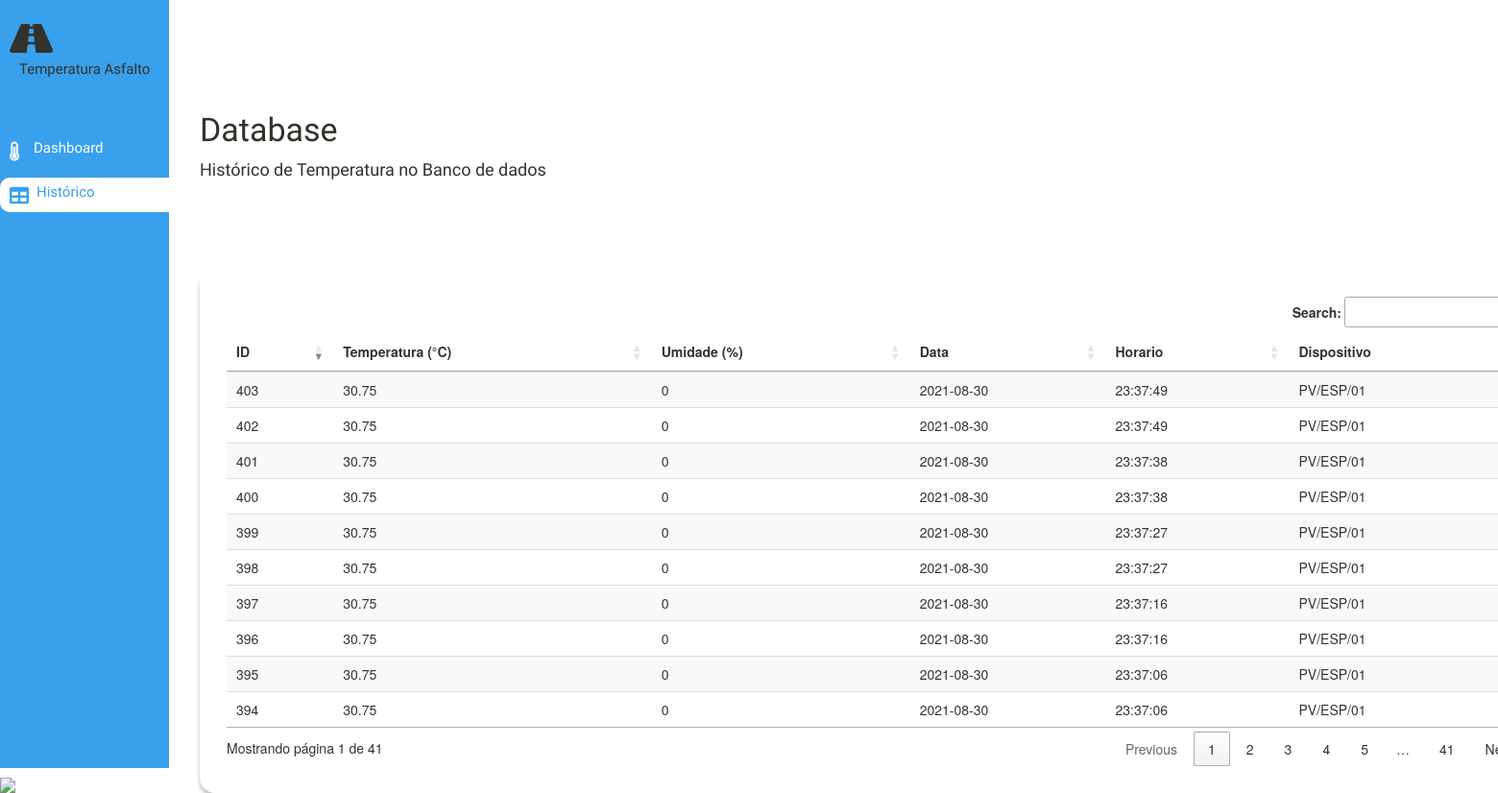
/historic, run on the app's committed database.
### tables this page shows
CREATE TABLE pavimentDatas(id INTEGER PRIMARY KEY AUTOINCREMENT, temperature NUMERIC, humidity NUMERIC, currentdate DATE, currentime TIME, device TEXT);

### app.py (the view)
@app.route("/historic")
def historic():
   conn=sqlite3.connect('asphalt.db')
   conn.row_factory = dict_factory
   c=conn.cursor()
   c.execute("SELECT * FROM pavimentDatas ORDER BY id DESC")
   readings = c.fetchall()
   return render_template('historic.html', readings=readings)

### app.py (called while the page is built)
def dict_factory(cursor, row):
    d = {}
    for idx, col in enumerate(cursor.description):
        d[col[0]] = row[idx]
    return d

### templates/historic.html (shortened to what this page needs)
<!DOCTYPE html>
<html lang="en">
  <head>
     <link rel="stylesheet" href="https://maxcdn.bootstrapcdn.com/bootstrap/3.3.6/css/bootstrap.min.css">
   <link rel="stylesheet" href="https://maxcdn.bootstrapcdn.com/bootstrap/3.3.6/css/bootstrap-theme.min.css">
    <link
      rel="stylesheet"
      href="https://use.fontawesome.com/releases/v5.7.2/css/all.css"
    />
    <link
      rel="stylesheet"
      href="https://maxcdn.bootstrapcdn.com/bootstrap/3.3.6/css/bootstrap.min.css"
    />
    <link
      href="//cdn.datatables.net/1.10.15/css/jquery.dataTables.min.css"
      rel="stylesheet"
    />
    <link rel="stylesheet" href="{{ url_for('static', filename='style-historic.css') }}">
  </head>
  <body>
    <div class="main">
      <div class="wrapper-left">
        <div class="header-temperatura-asfalto">
          <a href="/" class="active">
            <i class="fas fa-road" style="color: #32322c; font-size: 40px"></i>
            <p class="description-header">Temperatura Asfalto</p>
          </a>
        </div>
        <div class="navegacao-dashboard">
          <i class="fas fa-thermometer-three-quarters"></i>
          <p class="dashboard-text">
            <a href="./">Dashboard</a>
          </p>
        </div>
        <div class="navegacao-tabela">
          <i class="fas fa-table"></i>
          <p class="dashboard-text">
            <a class="history-text" href="#">Histórico</a>
          </p>
        </div>
        <div class="imagem">
          <img
            src="https://www.uema.br/wp-content/uploads/2019/06/UEMA_logo_oficial-4-351x185@2x.png"
          />
        </div>
      </div>
      <div class="wrapper-right">
        <div class="text">
          <p class="title">Database</p>
          <p class="description">Histórico de Temperatura no Banco de dados</p>
        </div>
        <div class="content">
	  <div class="card-table">
	    <table id="minhaTabela" class="table table-striped">
		<thead>
		   <tr>
		     <th>ID</th>
		     <th>Temperatura (&degC)</th>
		     <th>Umidade (%)</th>
		     <th>Data</th>
		     <th>Horario</th>
		     <th>Dispositivo</th>
		   </tr>
		</thead>
		<tbody>
		 {% for entry in readings %}
		    <tr><td>{{ entry.id }}</td>
		    <td>{{ entry.temperature }}</td>
		    <td>{{ entry.humidity }}</td>
		    <td>{{ entry.currentdate }}</td>
		    <td>{{ entry.currentime }}</td>
		    <td>{{ entry.device }}</td></tr>
		 {% endfor %}
		</tbody>
	     </table>
          </div>
	</div>
      </div>
    </div>
  </body>
</html>

### static/style-historic.css (style rules this page uses)
* { padding: 0; margin: 0; }
.main { display: inline-flex; }
.wrapper-left { background: #39a0ed; width: 176px; height: 100vh; }
.wrapper-right { position: relative; display: flex; flex-direction: column; width: 100vw; height: 100vh; }
.text { margin: 120px 32px 86px; }
.title { font-family: Suez One; font-style: normal; font-weight: normal; font-size: 34px; line-height: 31px; color: #32322c; margin-bottom: 17px; }
.description { font-family: Suez One; font-style: normal; font-weight: normal; font-size: 18px; line-height: 17px; color: #32322c; }
.card-table { width: 141rem; padding: 2.8rem; background: #fff; box-shadow: 0px 4px 4px rgb(0 0 0 / 25%); border-radius: 16px; margin-left: 32px; }
table { width:100%; }
.header-temperatura-asfalto { display: flex; margin-left: 10px; margin-top: 20px; font-family: Suez One; font-style: normal; font-weight: normal; font-size: 20px; line-height: 14px; color: #32322c; }
.header-temperatura-asfalto p { margin-top: 5px; margin-left: 10px; font-family: Suez One; font-style: normal; font-weight: normal; font-size: 15px; line-height: 14px; margin-bottom: 50px; color: #32322c; }
.navegacao-dashboard { display: flex; margin-top: 10px; background-color: #39a0ed; border-radius: 10px 0px 0px 10px; width: 100%; height: 36px; align-items: center; }
.navegacao-dashboard a { text-decoration: none; color: #fff; }
.navegacao-dashboard i { color: #fff; font-size: 20px; margin-left: 10px; margin-top: 2px; }
.navegacao-dashboard p { position: absolute; margin-top: 7px; margin-left: 35px; width: 44px; height: 15px; font-family: Suez One; font-style: normal; font-weight: normal; font-size: 15px; line-height: 13px; color: #fff; }
.navegacao-tabela { display: flex; margin-top: 10px; border-radius: 10px 0px 0px 10px; background-color: #fff; width: 100%; height: 36px; align-items: center; }
.navegacao-tabela i { color: #39a0ed; font-size: 20px; margin-left: 10px; margin-top: 2px; }
.navegacao-tabela a { text-decoration: none; color: #39a0ed; }
.navegacao-tabela p { position: absolute; margin-top: 7px; margin-left: 38px; width: 44px; height: 15px; font-family: Suez One; font-style: normal; font-weight: normal; font-size: 15px; line-height: 13px; color: #39a0ed; }
.imagem { position: absolute; bottom: 0; }
.imagem img { width: 150px; }
.wrapper-left a { text-decoration: none; }

### data on the page
pavimentDatas: id "403", temperature "30.75", humidity "0", currentdate "2021-08-30", currentime "23:37:49", device "PV/ESP/01"
pavimentDatas: id "402", temperature "30.75", humidity "0", currentdate "2021-08-30", currentime "23:37:49", device "PV/ESP/01"
pavimentDatas: id "401", temperature "30.75", humidity "0", currentdate "2021-08-30", currentime "23:37:38", device "PV/ESP/01"
pavimentDatas: id "400", temperature "30.75", humidity "0", currentdate "2021-08-30", currentime "23:37:38", device "PV/ESP/01"
pavimentDatas: id "399", temperature "30.75", humidity "0", currentdate "2021-08-30", currentime "23:37:27", device "PV/ESP/01"
pavimentDatas: id "398", temperature "30.75", humidity "0", currentdate "2021-08-30", currentime "23:37:27", device "PV/ESP/01"
pavimentDatas: id "397", temperature "30.75", humidity "0", currentdate "2021-08-30", currentime "23:37:16", device "PV/ESP/01"
pavimentDatas: id "396", temperature "30.75", humidity "0", currentdate "2021-08-30", currentime "23:37:16", device "PV/ESP/01"
pavimentDatas: id "395", temperature "30.75", humidity "0", currentdate "2021-08-30", currentime "23:37:06", device "PV/ESP/01"
pavimentDatas: id "394", temperature "30.75", humidity "0", currentdate "2021-08-30", currentime "23:37:06", device "PV/ESP/01"
